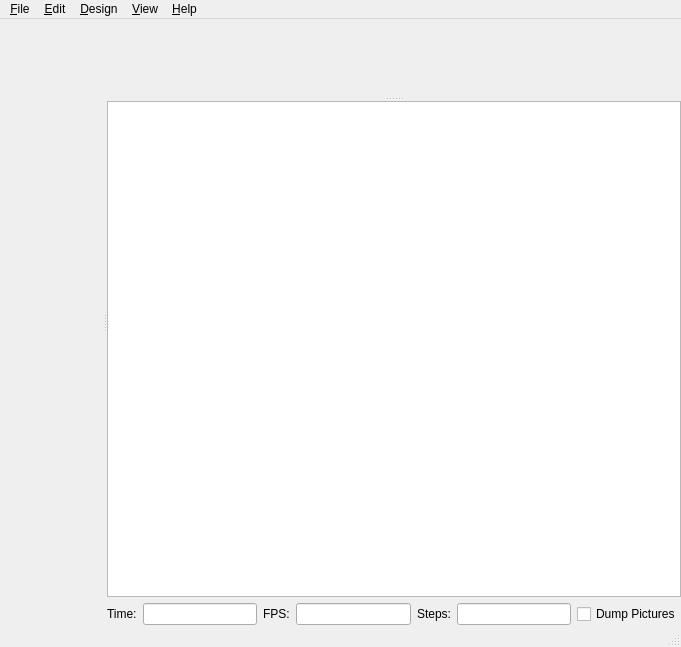
<?xml version="1.0" encoding="UTF-8"?>
<ui version="4.0">
 <class>MainWindow</class>
 <widget class="QMainWindow" name="MainWindow">
  <property name="geometry">
   <rect>
    <x>0</x>
    <y>0</y>
    <width>681</width>
    <height>647</height>
   </rect>
  </property>
  <property name="windowTitle">
   <string>MainWindow</string>
  </property>
  <widget class="QWidget" name="centralwidget">
   <layout class="QVBoxLayout" name="verticalLayout_2">
    <property name="margin">
     <number>0</number>
    </property>
    <item>
     <widget class="QSplitter" name="splitter1">
      <property name="orientation">
       <enum>Qt::Horizontal</enum>
      </property>
      <widget class="Editor" name="editor" native="true">
       <property name="font">
        <font>
         <family>Monaco</family>
         <pointsize>8</pointsize>
        </font>
       </property>
      </widget>
      <widget class="QWidget" name="layoutWidget">
       <layout class="QVBoxLayout" name="verticalLayout">
        <item>
         <widget class="QSplitter" name="splitter2">
          <property name="orientation">
           <enum>Qt::Vertical</enum>
          </property>
          <widget class="QGLView" name="qglview" native="true"/>
          <widget class="QTextEdit" name="console">
           <property name="readOnly">
            <bool>true</bool>
           </property>
          </widget>
         </widget>
        </item>
        <item>
         <widget class="QFrame" name="animate_panel">
          <property name="enabled">
           <bool>true</bool>
          </property>
          <property name="frameShape">
           <enum>QFrame::NoFrame</enum>
          </property>
          <property name="frameShadow">
           <enum>QFrame::Raised</enum>
          </property>
          <property name="lineWidth">
           <number>0</number>
          </property>
          <layout class="QHBoxLayout" name="horizontalLayout">
           <property name="margin">
            <number>0</number>
           </property>
           <item>
            <widget class="QLabel" name="label">
             <property name="text">
              <string>Time:</string>
             </property>
            </widget>
           </item>
           <item>
            <widget class="QLineEdit" name="e_tval"/>
           </item>
           <item>
            <widget class="QLabel" name="label_2">
             <property name="text">
              <string>FPS:</string>
             </property>
            </widget>
           </item>
           <item>
            <widget class="QLineEdit" name="e_fps"/>
           </item>
           <item>
            <widget class="QLabel" name="label_3">
             <property name="text">
              <string>Steps:</string>
             </property>
            </widget>
           </item>
           <item>
            <widget class="QLineEdit" name="e_fsteps"/>
           </item>
           <item>
            <widget class="QCheckBox" name="e_dump">
             <property name="text">
              <string>Dump Pictures</string>
             </property>
            </widget>
           </item>
          </layout>
         </widget>
        </item>
       </layout>
      </widget>
     </widget>
    </item>
   </layout>
  </widget>
  <widget class="QMenuBar" name="menubar">
   <property name="geometry">
    <rect>
     <x>0</x>
     <y>0</y>
     <width>681</width>
     <height>22</height>
    </rect>
   </property>
   <widget class="QMenu" name="menu_File">
    <property name="title">
     <string>&amp;File</string>
    </property>
    <widget class="QMenu" name="menuOpenRecent">
     <property name="title">
      <string>Open Recent</string>
     </property>
    </widget>
    <widget class="QMenu" name="menuExamples">
     <property name="title">
      <string>Examples</string>
     </property>
    </widget>
    <addaction name="fileActionNew"/>
    <addaction name="fileActionOpen"/>
    <addaction name="menuOpenRecent"/>
    <addaction name="menuExamples"/>
    <addaction name="fileShowLibraryFolder"/>
    <addaction name="separator"/>
    <addaction name="fileActionClose"/>
    <addaction name="fileActionSave"/>
    <addaction name="fileActionSaveAs"/>
    <addaction name="fileActionReload"/>
    <addaction name="fileActionQuit"/>
   </widget>
   <widget class="QMenu" name="menu_Edit">
    <property name="title">
     <string>&amp;Edit</string>
    </property>
    <addaction name="editActionUndo"/>
    <addaction name="editActionRedo"/>
    <addaction name="separator"/>
    <addaction name="editActionCut"/>
    <addaction name="editActionCopy"/>
    <addaction name="editActionPaste"/>
    <addaction name="separator"/>
    <addaction name="editActionIndent"/>
    <addaction name="editActionUnindent"/>
    <addaction name="separator"/>
    <addaction name="editActionComment"/>
    <addaction name="editActionUncomment"/>
    <addaction name="separator"/>
    <addaction name="editActionPasteVPT"/>
    <addaction name="editActionPasteVPR"/>
    <addaction name="separator"/>
    <addaction name="editActionZoomIn"/>
    <addaction name="editActionZoomOut"/>
    <addaction name="editActionPreferences"/>
   </widget>
   <widget class="QMenu" name="menu_Design">
    <property name="title">
     <string>&amp;Design</string>
    </property>
    <addaction name="designActionAutoReload"/>
    <addaction name="designActionReloadAndCompile"/>
    <addaction name="designActionCompile"/>
    <addaction name="designActionCompileAndRender"/>
    <addaction name="separator"/>
    <addaction name="designActionDisplayAST"/>
    <addaction name="designActionDisplayCSGTree"/>
    <addaction name="designActionDisplayCSGProducts"/>
    <addaction name="separator"/>
    <addaction name="designActionExportSTL"/>
    <addaction name="designActionExportOFF"/>
    <addaction name="designActionExportDXF"/>
    <addaction name="designActionExportCSG"/>
    <addaction name="designActionExportImage"/>
    <addaction name="separator"/>
    <addaction name="designActionFlushCaches"/>
   </widget>
   <widget class="QMenu" name="menu_View">
    <property name="title">
     <string>&amp;View</string>
    </property>
    <addaction name="viewActionOpenCSG"/>
    <addaction name="viewActionCGALSurfaces"/>
    <addaction name="viewActionCGALGrid"/>
    <addaction name="viewActionThrownTogether"/>
    <addaction name="separator"/>
    <addaction name="viewActionShowEdges"/>
    <addaction name="viewActionShowAxes"/>
    <addaction name="viewActionShowCrosshairs"/>
    <addaction name="viewActionAnimate"/>
    <addaction name="separator"/>
    <addaction name="viewActionTop"/>
    <addaction name="viewActionBottom"/>
    <addaction name="viewActionLeft"/>
    <addaction name="viewActionRight"/>
    <addaction name="viewActionFront"/>
    <addaction name="viewActionBack"/>
    <addaction name="viewActionDiagonal"/>
    <addaction name="viewActionCenter"/>
    <addaction name="separator"/>
    <addaction name="viewActionResetView"/>
    <addaction name="separator"/>
    <addaction name="viewActionPerspective"/>
    <addaction name="viewActionOrthogonal"/>
    <addaction name="separator"/>
    <addaction name="editActionHide"/>
    <addaction name="viewActionHide"/>
   </widget>
   <widget class="QMenu" name="menuHelp">
    <property name="title">
     <string>&amp;Help</string>
    </property>
    <addaction name="helpActionAbout"/>
    <addaction name="helpActionHomepage"/>
    <addaction name="helpActionManual"/>
    <addaction name="helpActionLibraryInfo"/>
    <addaction name="helpActionFontInfo"/>
    <addaction name="appActionUpdateCheck"/>
   </widget>
   <addaction name="menu_File"/>
   <addaction name="menu_Edit"/>
   <addaction name="menu_Design"/>
   <addaction name="menu_View"/>
   <addaction name="menuHelp"/>
  </widget>
  <widget class="QStatusBar" name="statusbar"/>
  <action name="fileActionNew">
   <property name="text">
    <string>&amp;New</string>
   </property>
   <property name="shortcut">
    <string>Ctrl+N</string>
   </property>
  </action>
  <action name="fileActionOpen">
   <property name="text">
    <string>&amp;Open...</string>
   </property>
   <property name="shortcut">
    <string>Ctrl+O</string>
   </property>
  </action>
  <action name="fileActionSave">
   <property name="text">
    <string>&amp;Save</string>
   </property>
   <property name="shortcut">
    <string>Ctrl+S</string>
   </property>
  </action>
  <action name="fileActionSaveAs">
   <property name="text">
    <string>Save &amp;As...</string>
   </property>
   <property name="shortcut">
    <string>Ctrl+Shift+S</string>
   </property>
  </action>
  <action name="fileActionReload">
   <property name="text">
    <string>&amp;Reload</string>
   </property>
   <property name="shortcut">
    <string>Ctrl+R</string>
   </property>
  </action>
  <action name="fileActionQuit">
   <property name="text">
    <string>&amp;Quit</string>
   </property>
   <property name="shortcut">
    <string>Ctrl+Q</string>
   </property>
  </action>
  <action name="editActionUndo">
   <property name="text">
    <string>&amp;Undo</string>
   </property>
   <property name="shortcut">
    <string>Ctrl+Z</string>
   </property>
  </action>
  <action name="editActionRedo">
   <property name="text">
    <string>&amp;Redo</string>
   </property>
   <property name="shortcut">
    <string>Ctrl+Shift+Z</string>
   </property>
  </action>
  <action name="editActionCut">
   <property name="text">
    <string>Cu&amp;t</string>
   </property>
   <property name="shortcut">
    <string>Ctrl+X</string>
   </property>
  </action>
  <action name="editActionCopy">
   <property name="text">
    <string>&amp;Copy</string>
   </property>
   <property name="shortcut">
    <string>Ctrl+C</string>
   </property>
  </action>
  <action name="editActionPaste">
   <property name="text">
    <string>&amp;Paste</string>
   </property>
   <property name="shortcut">
    <string>Ctrl+V</string>
   </property>
  </action>
  <action name="editActionIndent">
   <property name="text">
    <string>&amp;Indent</string>
   </property>
   <property name="shortcut">
    <string>Ctrl+I</string>
   </property>
  </action>
  <action name="editActionUnindent">
   <property name="text">
    <string>U&amp;nindent</string>
   </property>
   <property name="shortcut">
    <string>Ctrl+Shift+I</string>
   </property>
  </action>
  <action name="editActionComment">
   <property name="text">
    <string>C&amp;omment</string>
   </property>
   <property name="shortcut">
    <string>Ctrl+D</string>
   </property>
  </action>
  <action name="editActionUncomment">
   <property name="text">
    <string>Unco&amp;mment</string>
   </property>
   <property name="shortcut">
    <string>Ctrl+Shift+D</string>
   </property>
  </action>
  <action name="editActionPasteVPT">
   <property name="text">
    <string>Paste viewport translation</string>
   </property>
   <property name="shortcut">
    <string>Ctrl+T</string>
   </property>
  </action>
  <action name="editActionPasteVPR">
   <property name="text">
    <string>Paste viewport rotation</string>
   </property>
  </action>
  <action name="editActionZoomIn">
   <property name="text">
    <string>Zoom In</string>
   </property>
   <property name="shortcut">
    <string>Ctrl++</string>
   </property>
  </action>
  <action name="editActionZoomOut">
   <property name="text">
    <string>Zoom Out</string>
   </property>
   <property name="shortcut">
    <string>Ctrl+-</string>
   </property>
  </action>
  <action name="editActionHide">
   <property name="checkable">
    <bool>true</bool>
   </property>
   <property name="text">
    <string>Hide editor</string>
   </property>
  </action>
  <action name="designActionReloadAndCompile">
   <property name="text">
    <string>&amp;Reload and Compile</string>
   </property>
   <property name="shortcut">
    <string>F4</string>
   </property>
  </action>
  <action name="designActionCompile">
   <property name="text">
    <string>&amp;Compile</string>
   </property>
   <property name="shortcut">
    <string>F5</string>
   </property>
  </action>
  <action name="designActionCompileAndRender">
   <property name="text">
    <string>Compile and &amp;Render (CGAL)</string>
   </property>
   <property name="shortcut">
    <string>F6</string>
   </property>
  </action>
  <action name="designActionDisplayAST">
   <property name="text">
    <string>Display &amp;AST...</string>
   </property>
  </action>
  <action name="designActionDisplayCSGTree">
   <property name="text">
    <string>Display CSG &amp;Tree...</string>
   </property>
  </action>
  <action name="designActionDisplayCSGProducts">
   <property name="text">
    <string>Display CSG &amp;Products...</string>
   </property>
  </action>
  <action name="designActionExportSTL">
   <property name="text">
    <string>Export as &amp;STL...</string>
   </property>
  </action>
  <action name="designActionExportOFF">
   <property name="text">
    <string>Export as &amp;OFF...</string>
   </property>
  </action>
  <action name="viewActionOpenCSG">
   <property name="checkable">
    <bool>true</bool>
   </property>
   <property name="text">
    <string>OpenCSG</string>
   </property>
   <property name="shortcut">
    <string>F9</string>
   </property>
  </action>
  <action name="viewActionCGALSurfaces">
   <property name="checkable">
    <bool>true</bool>
   </property>
   <property name="text">
    <string>CGAL Surfaces</string>
   </property>
   <property name="shortcut">
    <string>F10</string>
   </property>
  </action>
  <action name="viewActionCGALGrid">
   <property name="checkable">
    <bool>true</bool>
   </property>
   <property name="text">
    <string>CGAL Grid Only</string>
   </property>
   <property name="shortcut">
    <string>F11</string>
   </property>
  </action>
  <action name="viewActionThrownTogether">
   <property name="checkable">
    <bool>true</bool>
   </property>
   <property name="text">
    <string>Thrown Together</string>
   </property>
   <property name="shortcut">
    <string>F12</string>
   </property>
  </action>
  <action name="viewActionShowEdges">
   <property name="checkable">
    <bool>true</bool>
   </property>
   <property name="text">
    <string>Show Edges</string>
   </property>
   <property name="shortcut">
    <string>Ctrl+1</string>
   </property>
  </action>
  <action name="viewActionShowAxes">
   <property name="checkable">
    <bool>true</bool>
   </property>
   <property name="text">
    <string>Show Axes</string>
   </property>
   <property name="shortcut">
    <string>Ctrl+2</string>
   </property>
  </action>
  <action name="viewActionShowCrosshairs">
   <property name="checkable">
    <bool>true</bool>
   </property>
   <property name="text">
    <string>Show Crosshairs</string>
   </property>
   <property name="shortcut">
    <string>Ctrl+3</string>
   </property>
  </action>
  <action name="viewActionAnimate">
   <property name="checkable">
    <bool>true</bool>
   </property>
   <property name="text">
    <string>Animate</string>
   </property>
  </action>
  <action name="viewActionTop">
   <property name="text">
    <string>Top</string>
   </property>
   <property name="shortcut">
    <string>Ctrl+4</string>
   </property>
  </action>
  <action name="viewActionBottom">
   <property name="text">
    <string>Bottom</string>
   </property>
   <property name="shortcut">
    <string>Ctrl+5</string>
   </property>
  </action>
  <action name="viewActionLeft">
   <property name="text">
    <string>Left</string>
   </property>
   <property name="shortcut">
    <string>Ctrl+6</string>
   </property>
  </action>
  <action name="viewActionRight">
   <property name="text">
    <string>Right</string>
   </property>
   <property name="shortcut">
    <string>Ctrl+7</string>
   </property>
  </action>
  <action name="viewActionFront">
   <property name="text">
    <string>Front</string>
   </property>
   <property name="shortcut">
    <string>Ctrl+8</string>
   </property>
  </action>
  <action name="viewActionBack">
   <property name="text">
    <string>Back</string>
   </property>
   <property name="shortcut">
    <string>Ctrl+9</string>
   </property>
  </action>
  <action name="viewActionDiagonal">
   <property name="text">
    <string>Diagonal</string>
   </property>
   <property name="shortcut">
    <string>Ctrl+0</string>
   </property>
  </action>
  <action name="viewActionCenter">
   <property name="text">
    <string>Center</string>
   </property>
   <property name="shortcut">
    <string>Ctrl+P</string>
   </property>
  </action>
  <action name="viewActionPerspective">
   <property name="checkable">
    <bool>true</bool>
   </property>
   <property name="text">
    <string>Perspective</string>
   </property>
  </action>
  <action name="viewActionOrthogonal">
   <property name="checkable">
    <bool>true</bool>
   </property>
   <property name="text">
    <string>Orthogonal</string>
   </property>
  </action>
  <action name="viewActionHide">
   <property name="checkable">
    <bool>true</bool>
   </property>
   <property name="text">
    <string>Hide console</string>
   </property>
  </action>
  <action name="helpActionAbout">
   <property name="enabled">
    <bool>true</bool>
   </property>
   <property name="text">
    <string>About</string>
   </property>
  </action>
  <action name="helpActionManual">
   <property name="text">
    <string>Documentation</string>
   </property>
  </action>
  <action name="fileActionClearRecent">
   <property name="text">
    <string>Clear Recent</string>
   </property>
  </action>
  <action name="designActionExportDXF">
   <property name="text">
    <string>Export as DXF...</string>
   </property>
  </action>
  <action name="fileActionClose">
   <property name="text">
    <string>Close</string>
   </property>
   <property name="shortcut">
    <string>Ctrl+W</string>
   </property>
  </action>
  <action name="editActionPreferences">
   <property name="text">
    <string>Preferences</string>
   </property>
  </action>
  <action name="designActionFlushCaches">
   <property name="text">
    <string>Flush Caches</string>
   </property>
  </action>
  <action name="helpActionHomepage">
   <property name="text">
    <string>OpenSCAD Homepage</string>
   </property>
  </action>
  <action name="designActionAutoReload">
   <property name="checkable">
    <bool>true</bool>
   </property>
   <property name="text">
    <string>Automatic Reload and Compile</string>
   </property>
  </action>
  <action name="designActionExportImage">
   <property name="text">
    <string>Export as Image...</string>
   </property>
  </action>
  <action name="designActionExportCSG">
   <property name="text">
    <string>Export as CSG...</string>
   </property>
  </action>
  <action name="helpActionLibraryInfo">
   <property name="text">
    <string>Library info</string>
   </property>
  </action>
  <action name="appActionUpdateCheck">
   <property name="enabled">
    <bool>false</bool>
   </property>
   <property name="text">
    <string>Check for Update..</string>
   </property>
  </action>
  <action name="fileShowLibraryFolder">
   <property name="text">
    <string>Show Library Folder...</string>
   </property>
  </action>
  <action name="viewActionResetView">
   <property name="text">
    <string>Reset View</string>
   </property>
  </action>
  <action name="helpActionFontInfo">
   <property name="text">
    <string>Font List</string>
   </property>
  </action>
 </widget>
 <customwidgets>
  <customwidget>
   <class>QGLView</class>
   <extends>QWidget</extends>
   <header>QGLView.h</header>
   <container>1</container>
  </customwidget>
  <customwidget>
   <class>Editor</class>
   <extends>QWidget</extends>
   <header>editor.h</header>
  </customwidget>
 </customwidgets>
 <resources>
  <include location="../openscad.qrc"/>
 </resources>
 <connections>
  <connection>
   <sender>fileActionClose</sender>
   <signal>triggered()</signal>
   <receiver>MainWindow</receiver>
   <slot>close()</slot>
   <hints>
    <hint type="sourcelabel">
     <x>-1</x>
     <y>-1</y>
    </hint>
    <hint type="destinationlabel">
     <x>340</x>
     <y>323</y>
    </hint>
   </hints>
  </connection>
 </connections>
</ui>
